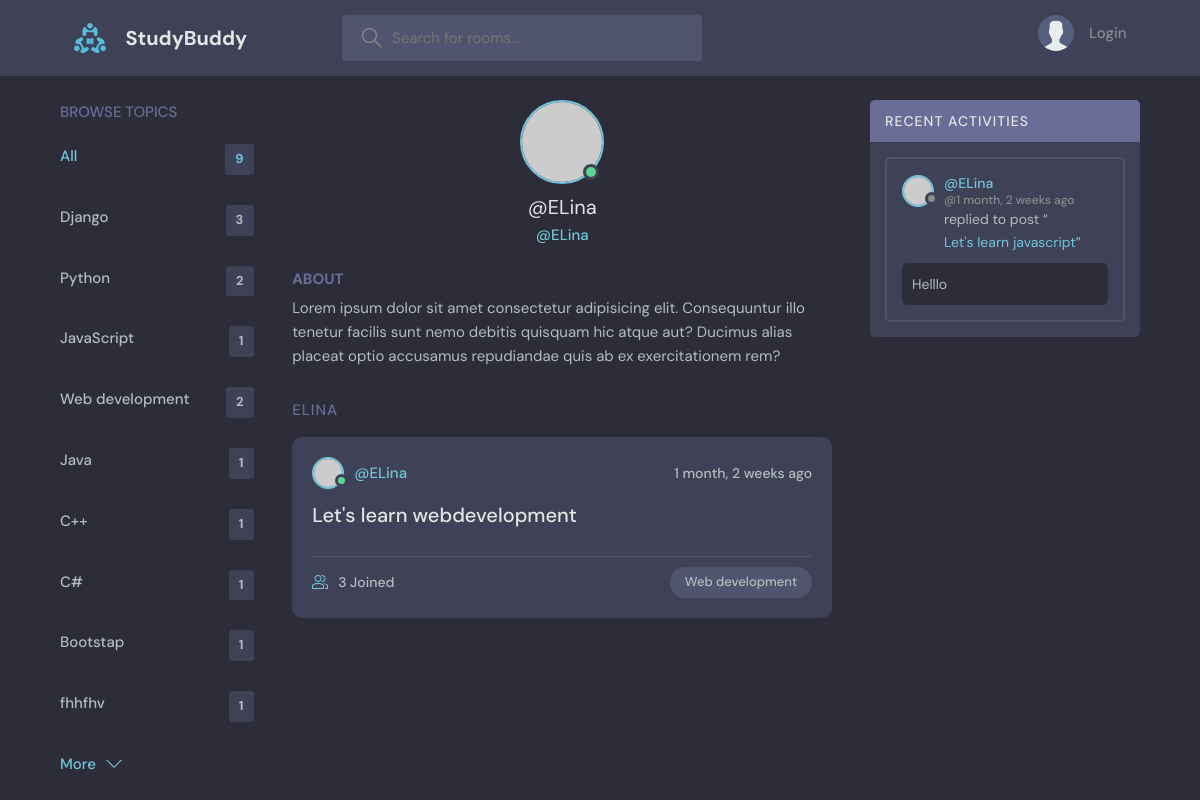
The app's page /profile/2/ with its own data.
### base/models.py (models this page shows, shortened)
class Topic(models.Model):
    name = models.CharField(max_length=300)

class Room(models.Model):
    host = models.ForeignKey(User, on_delete=models.SET_NULL, null=True)
    topic = models.ForeignKey(Topic, on_delete=models.SET_NULL, null=True)
    name = models.CharField(max_length=300)
    description = models.TextField(null=True, blank=True)
    participants = models.ManyToManyField(User, related_name='participants', blank=True)
    updated = models.DateTimeField(auto_now=True)
    created = models.DateTimeField(auto_now_add=True)
    class Meta:
        ordering = ['-updated', '-created']
    def __str__(self):
        return self.name

class Message(models.Model):
    user = models.ForeignKey(User, on_delete=models.CASCADE)
    room = models.ForeignKey(
        Room, on_delete=models.CASCADE
    )  # What on_delete=models.CASCADE is going to do is that it delete this children node(Message) when parent node(ROOM) is deleted
    body = models.TextField()
    updated = models.DateTimeField(auto_now=True)
    created = models.DateTimeField(auto_now_add=True)

### base/views.py (the view)
# urls.py: path('profile/<str:pk>/' , views.userProfile , name='user-profile'),
def userProfile(request, pk ):
    user= User.objects.get( id=pk )
    rooms = user.room_set.all()
    room_messages = user.message_set.all()
    topics = Topic.objects.all()
    context={'user':user, 'rooms':rooms , 'room_messages':room_messages , 'topics':topics}
    return render(request, 'base/profile.html' , context)

### base/templates/base/profile.html (shortened to what this page needs)
{% extends 'main.html' %}
{% block content %}
  <main class="profile-page layout layout--3">
    <div class="container">
      {% include 'base/topics_component.html' %}
      <div class="roomList">
        <div class="profile">
          <div class="profile__avatar">
            <div class="avatar avatar--large active">
              <img src="https://randomuser.me/api/portraits/men/11.jpg" />
            </div>
          </div>
          <div class="profile__info">
            <h3>@{{user.username}}</h3>
            <p>@{{user.username}}</p>
          </div>
          <div class="profile__about">
            <h3>About</h3>
            <p>
              Lorem ipsum dolor sit amet consectetur adipisicing elit. Consequuntur illo tenetur
              facilis sunt nemo debitis quisquam hic atque aut? Ducimus alias placeat optio
              accusamus repudiandae quis ab ex exercitationem rem?
            </p>
          </div>
        </div>
        <div class="roomList__header">
          <div>
            <h2>{{user.username}}</a>
            </h2>
          </div>
        </div>
      {% include 'base/feed_component.html' %}
      </div>
       {% include 'base/activity_component.html' %}
    </div>
  </main>
{% endblock content %}

### base/templates/base/topics_component.html
<div class="topics">
  <div class="topics__header">
    <h2>Browse Topics</h2>
  </div>
  <ul class="topics__list">
    <li>
      <a href="{% url 'home' %}" class="active">All <span>{{topics.count}}</span></a>
    </li>
    {% for topic in topics %}
    <li>
      <a href="{% url 'home' %}?q={{topic.name}}">{{topic.name}} <span>{{topic.room_set.all.count}}</span></a>
    </li>
    {% endfor %}
  </ul>
  <a class="btn btn--link" href="topics.html">
    More
    <svg version="1.1" xmlns="http://www.w3.org/2000/svg" width="32" height="32" viewBox="0 0 32 32">
      <title>chevron-down</title>
      <path d="M16 21l-13-13h-3l16 16 16-16h-3l-13 13z"></path>
    </svg>
  </a>
</div>

### base/templates/base/feed_component.html (shortened to what this page needs)
{% for room in rooms %}
<div class="roomListRoom">
  <div class="roomListRoom__header">
    <a href="{% url 'user-profile' room.host.id %}" class="roomListRoom__author">
      <div class="avatar avatar--small active">
        <img src="https://randomuser.me/api/portraits/men/11.jpg" />
      </div>
      <span>@{{room.host.username}}</span>
    </a>
    <div class="roomListRoom__actions">
      <span>{{room.created|timesince}} ago </span>
    </div>
  </div>
  <div class="roomListRoom__content">
    <a href="{% url 'room' room.id %}">{{room.name}}</a>
  </div>
  <div class="roomListRoom__meta">
    <a href="{% url 'room' room.id %}" class="roomListRoom__joined">
     {{room.participants.all.count}} Joined
    </a>
    <p class="roomListRoom__topic">{{room.topic.name}}</p>
  </div>
</div>
{% endfor %}

### base/templates/base/activity_component.html (shortened to what this page needs)
<div class="activities">
  <div class="activities__header">
    <h2>Recent Activities</h2>
  </div>
{% for message in room_messages %}
  <div class="activities__box">
    <div class="activities__boxHeader roomListRoom__header">
      <a href="{% url 'user-profile' message.user.id %}" class="roomListRoom__author">
        <div class="avatar avatar--small">
          <img src="https://randomuser.me/api/portraits/women/11.jpg" />
        </div>
        <p>
         @{{message.user}}
          <span>@{{message.created|timesince}} ago</span>
        </p>
      </a>
    </div>
    <div class="activities__boxContent">
    <p>replied to post “<a href="{% url 'room' message.room.id %}">{{message.room}}</a>”</p>
      <div class="activities__boxRoomContent">
        {{message.body}}
      </div>
    </div>
  </div>
{% endfor %}
</div>

### records on screen
Topic: name "Django", room_set.all.count "3"
Topic: name "Python", room_set.all.count "2"
Topic: name "JavaScript", room_set.all.count "1"
Topic: name "Web development", room_set.all.count "2"
Topic: name "Java", room_set.all.count "1"
Topic: name "C++", room_set.all.count "1"
Topic: name "C#", room_set.all.count "1"
Topic: name "Bootstap", room_set.all.count "1"
Topic: name "fhhfhv", room_set.all.count "1"
Room: host.username "ELina", created "1 month, 2 weeks", name "Let's learn webdevelopment", participants.all.count "3", topic.name "Web development"
Message: user "ELina", created "1 month, 2 weeks", room "Let's learn javascript", body "Helllo"

### other values on screen
{{ topics.count }} "9"
{{ user.username }} "ELina"
{{ user.username }} "ELINA"
